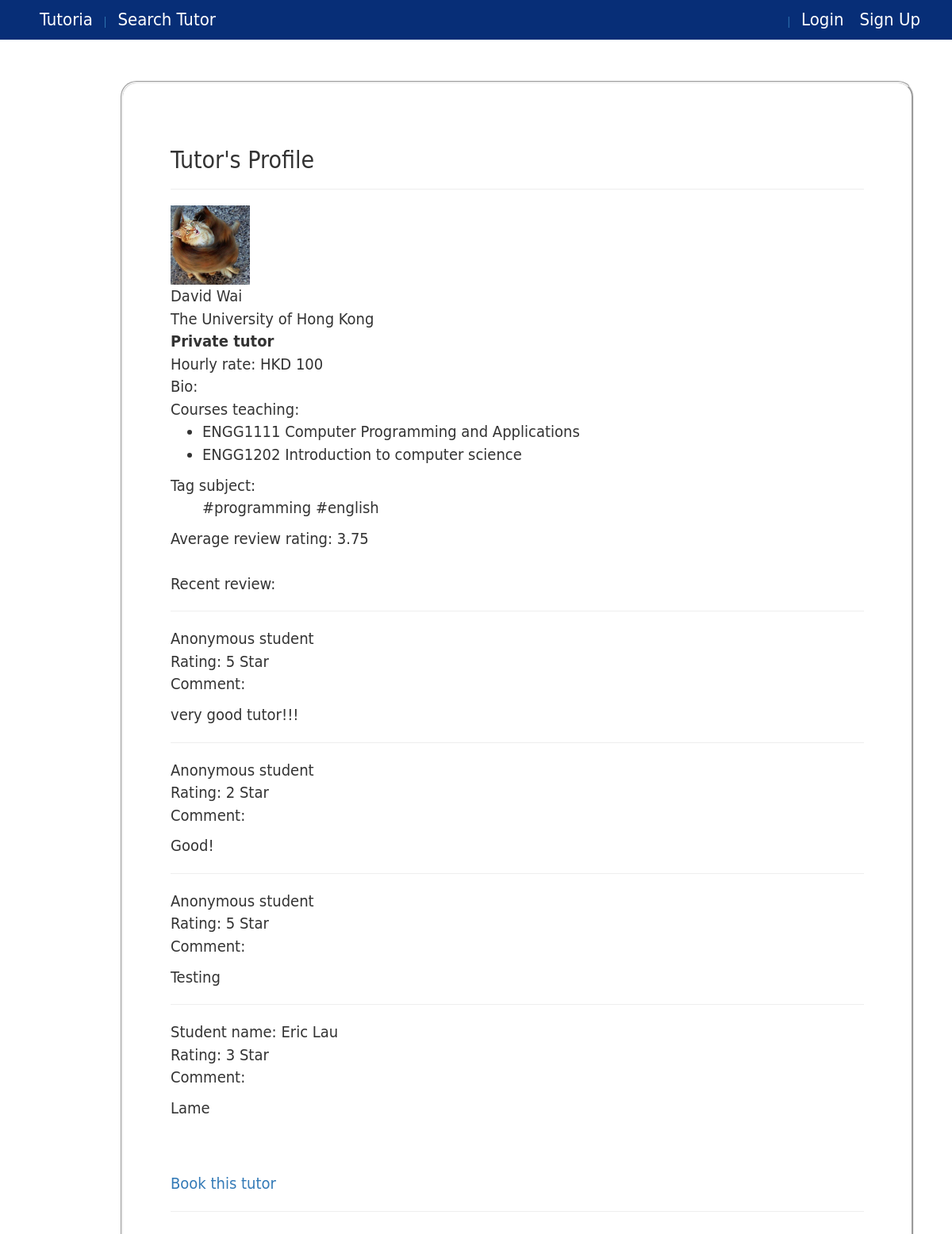
The page /tutorprofile/1 on the database its author committed.
### core/models.py (models this page shows, shortened)
class Tutor(models.Model):
    profile = models.OneToOneField(Profile, on_delete=models.CASCADE)
    tutor_type =  models.ForeignKey(TutorType, blank=True, null=True )
    hourly_rate = models.DecimalField(max_digits=10, decimal_places=2, default=Decimal(0.0))
    tag = models.ManyToManyField(Tag, blank=True)
    university = models.ForeignKey(University, blank=True,null=True)
    course = models.ManyToManyField(Course, blank=True)
    bio = models.CharField(max_length=500, blank=True,null=True)
    isHideProfile = models.BooleanField(default=False)
    @property
    def isPrivateTutor(self):
        return self.tutor_type.tutor_type=="private"
    @property
    def getAverageRating(self):
        if len( Review.objects.filter(tutor=self) )>0:
            return Review.getAverageScore(self)
        else:
            raise Exception
    @property
    def hasMoreThanTwoRating(self):
        return len( Review.objects.filter(tutor=self) ) >= 3

class Profile(models.Model):
    user = models.OneToOneField(User, on_delete=models.CASCADE)
    phone = models.CharField(max_length=20)
    user_type =  models.ForeignKey(UserType)
    image = models.ImageField(upload_to='profile_image',blank=True)
    wallet = models.OneToOneField(Wallet)
    @property
    def getUserFullName(self):
        user=self.user
        fname=""
        if user.first_name != None:
            fname += user.first_name
        if user.first_name != None and user.last_name != None:
            fname += " " + user.last_name
        elif user.last_name != None:
            fname += user.last_name
        return fname

class University(models.Model):
    name = models.CharField(max_length=50)
    abbrev = models.CharField(max_length=10)

class Course(models.Model):
    name = models.CharField(max_length=50)
    code = models.CharField(max_length=10)
    university = models.ForeignKey(University)

class Tag(models.Model):
    name = models.CharField(max_length=20)

class Review(models.Model):
    tutor = models.ForeignKey(Tutor, on_delete=models.CASCADE)
    student = models.ForeignKey(Student)
    rating = models.IntegerField()
    date = models.DateTimeField()
    comment = models.CharField(max_length=500, blank=True,null=True)
    isAnonymous = models.BooleanField()
    @staticmethod
    def getAverageScore(tutor):
        sum = 0
        r_list = Review.objects.filter(tutor=tutor)
        for each in r_list:
            sum += each.rating
        return "%.2f"%(sum / len(r_list))

class Student(models.Model):
    profile = models.OneToOneField(Profile, on_delete=models.CASCADE)
    university = models.OneToOneField(University, blank=True,null=True)

### core/views.py (the view)
# urls.py: url(r'^tutorprofile/(?P<tutor_id>[0-9]+)$', views.viewTutorProfile, name='view_tutor_profile'),
def viewTutorProfile(request, tutor_id):
    tutor = get_object_or_404(Tutor, pk=tutor_id)
    reviews = Review.objects.filter(tutor=tutor)
    context= {'tutor':tutor, 'reviews': reviews}
    if len(reviews)<3:
        context['noAverage']=True
    return render(request, 'view_tutor_profile.html', context)

### core/templates/view_tutor_profile.html (shortened to what this page needs)
{% extends 'base.html' %}
{% block content %}
        {% if tutor %}
            <h2>Tutor's Profile</h2>
            <hr/>
            <div>
            {% if tutor.profile.image %}
                <img src="{{ tutor.profile.image.url }}" height="100" width="100"/>
            {% else %}
                <img src="/media/profile_image/default_avatar.gif" height="100" width="100"/>
            {% endif %}
            </div>
            {{tutor.profile.getUserFullName}} <br/>
            {{tutor.university.name}}<br/>
            {% if tutor.isPrivateTutor %}
                <b>Private tutor</b><br/>
                Hourly rate: HKD {{tutor.hourly_rate|floatformat:0}}<br/>
            {% else %}
                <b>Contracted tutor</b><br/>
            {% endif %}
            Bio: {{tutor.bio}}<br/>
            {% if tutor.course %}
                Courses teaching: <br/>
                <ul>
                {% for c in tutor.course.all %}
                    <li>{{c.code}} {{c.name}}</li>
                {% endfor %}
                </ul>
            {% endif %}
            {% if tutor.course %}
                Tag subject: <br/>
                <ul>
                {% for t in tutor.tag.all %}
                    #{{t.name}}
                {% endfor %}
                </ul>
            {% endif %}
            {% if tutor.hasMoreThanTwoRating %}
                Average review rating: {{tutor.getAverageRating}}
                <br/>
            {% endif %}
            <br/>
            {% if reviews %}
                Recent review: <br/>
                {% for each in reviews %}
                    <hr/>
                    <p>
                    {% if not each.isAnonymous %}
                        Student name: {{each.student.profile.getUserFullName}}</br>
                    {% else %}
                        Anonymous student</br>
                    {% endif %}
                    {% if not noAverage %}
                        Rating: {{ each.rating }} Star<br/>
                    {% endif %}
                    Comment:
                    <p>{{each.comment}}</p>
                    </p>
                {% endfor %}
            {% endif %}
            <br/><br/>
            <a href="{% url 'book_tutor' tutor.id %}">Book this tutor</a>
        {% else %}
            <hr/>
            <p>Invalid tutor id</p>
        {% endif %}
        <hr/>
{% endblock %}

### core/static/css/base.css (style rules this page uses)
* { margin:0 auto; padding:0 auto; }
html,body { height:100%; }
a:link { text-decoration: none; }

### rows shown on the page
Tutor: profile.image (picture), profile.getUserFullName "David Wai", university.name "The University of Hong Kong", hourly_rate "100", getAverageRating "3.75"
Course: code "ENGG1111", name "Computer Programming and Applications"
Course: code "ENGG1202", name "Introduction to computer science"
Tag: name "programming"
Tag: name "english"
Review: isAnonymous "Anonymous student", rating "5", comment "very good tutor!!!"
Review: isAnonymous "Anonymous student", rating "2", comment "Good!"
Review: isAnonymous "Anonymous student", rating "5", comment "Testing"
Review: student.profile.getUserFullName "Eric Lau", rating "3", comment "Lame"
